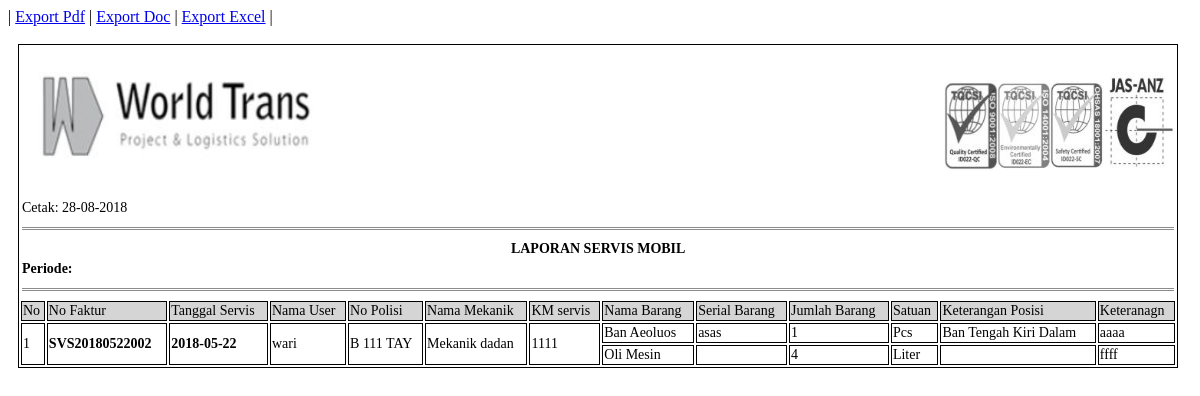
The page /pro_lap_servis.php?lap_svs_fak=SVS20180522002 on the database its author committed.
### tables this page shows
CREATE TABLE `tbl_servis` (
  `svs_id` varchar(20) NOT NULL,
  `usr_id` int(11) NOT NULL,
  `mbl_id` int(11) NOT NULL,
  `mk_id` int(11) NOT NULL,
  `svs_km` varchar(10) NOT NULL,
  `svs_tanggal` date NOT NULL
);

CREATE TABLE `tbl_user` (
  `usr_id` int(11) NOT NULL,
  `usr_status` varchar(5) NOT NULL,
  `usr_nama` varchar(20) NOT NULL,
  `usr_jk` varchar(10) NOT NULL,
  `usr_tempat_lahir` varchar(20) NOT NULL,
  `usr_tgl_lahir` date NOT NULL,
  `usr_alamat` varchar(50) NOT NULL,
  `usr_email` varchar(30) NOT NULL,
  `usr_tlp` varchar(13) NOT NULL,
  `usr_pass` varchar(6) NOT NULL
);

CREATE TABLE `tbl_mobil` (
  `mbl_id` int(11) NOT NULL,
  `spr_id` int(11) DEFAULT NULL,
  `mbl_nopol` varchar(15) NOT NULL,
  `mbl_km_showroom` int(11) NOT NULL,
  `mbl_km_awal` int(11) NOT NULL,
  `mbl_tanggal` date NOT NULL
);

CREATE TABLE `tbl_mekanik` (
  `mk_id` int(11) NOT NULL,
  `mk_nama` varchar(20) DEFAULT NULL,
  `mk_jk` varchar(10) DEFAULT NULL,
  `mk_tempat_lahir` varchar(20) DEFAULT NULL,
  `mk_tgl_lahir` date DEFAULT NULL,
  `mk_alamat` varchar(50) DEFAULT NULL,
  `mk_email` varchar(30) DEFAULT NULL,
  `mk_tlp` varchar(13) DEFAULT NULL
);

CREATE TABLE `tbl_barang` (
  `brg_id` int(11) NOT NULL,
  `ktg_id` int(11) NOT NULL,
  `brg_nama` varchar(25) NOT NULL,
  `brg_stok` int(11) NOT NULL
);

CREATE TABLE `tbl_satuan` (
  `stn_id` int(11) NOT NULL,
  `stn_nama` varchar(20) NOT NULL
);

CREATE TABLE `tbl_keterangan_posisi` (
  `ket_id` int(11) NOT NULL,
  `ket_nama` varchar(45) DEFAULT NULL
);

### pro_lap_servis.php (the view, shortened to what this page needs)
<!DOCTYPE html PUBLIC "-//W3C//DTD XHTML 1.0 Strict//EN" "http://www.w3.org/TR/xhtml1/DTD/xhtml1-strict.dtd">
<html xmlns="http://www.w3.org/1999/xhtml" xml:lang="en">
<head>
</head>
<body>
	<?php
		@$lap_svs_fak=$_GET['lap_svs_fak'];
		@$lap_tgl_awal_svs=$_GET['lap_tgl_awal_svs'];
		@$lap_tgl_akhir_svs=$_GET['lap_tgl_akhir_svs'];
		@$lap_svs_mbl_id=$_GET['lap_svs_mbl_id'];
		@$lap_svs_ktg=$_GET['lap_svs_ktg_id'];
		if($lap_svs_fak!=""){
			$query=mysql_query("SELECT tbl_servis.*,
								tbl_servis_detail.*,
								tbl_user.usr_id,tbl_user.usr_nama,
								tbl_barang.brg_id,tbl_barang.brg_nama,
								tbl_mekanik.mk_id, tbl_mekanik.mk_nama,
								tbl_keterangan_posisi.ket_id, tbl_keterangan_posisi.ket_nama,
								tbl_mobil.mbl_id, tbl_mobil.mbl_nopol,
								tbl_kategori.*,
								tbl_satuan.*,
								(SELECT COUNT(tbl_servis_detail.svs_id) FROM tbl_servis_detail WHERE tbl_servis_detail.svs_id=tbl_servis.svs_id) AS baris
								FROM tbl_servis_detail
								INNER JOIN  tbl_servis ON tbl_servis.svs_id=tbl_servis_detail.svs_id
								INNER JOIN tbl_user ON tbl_user.usr_id=tbl_servis.usr_id
								INNER JOIN tbl_barang ON tbl_barang.brg_id=tbl_servis_detail.brg_id
								INNER JOIN tbl_kategori ON tbl_kategori.ktg_id=tbl_barang.ktg_id
								INNER JOIN tbl_satuan ON tbl_satuan.stn_id=tbl_kategori.stn_id
								INNER JOIN tbl_mekanik ON tbl_mekanik.mk_id=tbl_servis.mk_id
								LEFT JOIN tbl_keterangan_posisi ON tbl_keterangan_posisi.ket_id=tbl_servis_detail.ket_id
								INNER JOIN tbl_mobil ON tbl_mobil.mbl_id=tbl_servis.mbl_id
								WHERE tbl_servis_detail.svs_id='$lap_svs_fak'
								ORDER BY tbl_servis.svs_tanggal ASC")or die(mysql_error());
		}else if($lap_svs_mbl_id!=""){
				$query=mysql_query("SELECT tbl_servis.*,
								tbl_servis_detail.*,
								tbl_user.usr_id,tbl_user.usr_nama,
								tbl_barang.brg_id,tbl_barang.brg_nama,
								tbl_mekanik.mk_id, tbl_mekanik.mk_nama,
								tbl_keterangan_posisi.ket_id, tbl_keterangan_posisi.ket_nama,
								tbl_mobil.mbl_id, tbl_mobil.mbl_nopol,
								tbl_kategori.*,
								tbl_satuan.*,
								(SELECT COUNT(tbl_servis_detail.svs_id) FROM tbl_servis_detail WHERE tbl_servis_detail.svs_id=tbl_servis.svs_id) AS baris
								FROM tbl_servis_detail
								INNER JOIN  tbl_servis ON tbl_servis.svs_id=tbl_servis_detail.svs_id
								INNER JOIN tbl_user ON tbl_user.usr_id=tbl_servis.usr_id
								INNER JOIN tbl_barang ON tbl_barang.brg_id=tbl_servis_detail.brg_id
								INNER JOIN tbl_kategori ON tbl_kategori.ktg_id=tbl_barang.ktg_id
								INNER JOIN tbl_satuan ON tbl_satuan.stn_id=tbl_kategori.stn_id
								INNER JOIN tbl_mekanik ON tbl_mekanik.mk_id=tbl_servis.mk_id
								LEFT JOIN tbl_keterangan_posisi ON tbl_keterangan_posisi.ket_id=tbl_servis_detail.ket_id
								INNER JOIN tbl_mobil ON tbl_mobil.mbl_id=tbl_servis.mbl_id
								WHERE tbl_servis.mbl_id='$lap_svs_mbl_id'
								ORDER BY tbl_servis.svs_tanggal ASC ")or die(mysql_error());
		}else if($lap_svs_ktg!=""){
			$query=mysql_query("SELECT tbl_servis.*,
								tbl_servis_detail.*,
								tbl_user.usr_id,tbl_user.usr_nama,
								tbl_barang.brg_id,tbl_barang.brg_nama,
								tbl_mekanik.mk_id, tbl_mekanik.mk_nama,
								tbl_keterangan_posisi.ket_id, tbl_keterangan_posisi.ket_nama,
								tbl_mobil.mbl_id, tbl_mobil.mbl_nopol,
								tbl_kategori.*,
								tbl_satuan.*,
								(SELECT COUNT(tbl_servis_detail.svs_id) FROM tbl_servis_detail WHERE tbl_servis_detail.svs_id=tbl_servis.svs_id AND tbl_servis_detail.svs_serial!='') AS baris
								FROM tbl_servis_detail
								INNER JOIN  tbl_servis ON tbl_servis.svs_id=tbl_servis_detail.svs_id
								INNER JOIN tbl_user ON tbl_user.usr_id=tbl_servis.usr_id
								INNER JOIN tbl_barang ON tbl_barang.brg_id=tbl_servis_detail.brg_id
								INNER JOIN tbl_kategori ON tbl_kategori.ktg_id=tbl_barang.ktg_id
								INNER JOIN tbl_satuan ON tbl_satuan.stn_id=tbl_kategori.stn_id
								INNER JOIN tbl_mekanik ON tbl_mekanik.mk_id=tbl_servis.mk_id
								LEFT JOIN tbl_keterangan_posisi ON tbl_keterangan_posisi.ket_id=tbl_servis_detail.ket_id
								INNER JOIN tbl_mobil ON tbl_mobil.mbl_id=tbl_servis.mbl_id
								WHERE tbl_kategori.ktg_id='$lap_svs_ktg'
								ORDER BY tbl_servis.svs_id ASC ")or die(mysql_error());
		}
	 ?>
	| <a href="pro_lap_servis_pdf.php?lap_svs_fak=<?php echo $lap_svs_fak; ?>&lap_tgl_awal_svs=<?php echo $lap_tgl_awal_svs; ?>&lap_tgl_akhir_svs=<?php echo $lap_tgl_akhir_svs; ?>&lap_svs_mbl_id=<?php echo $lap_svs_mbl_id; ?>&lap_svs_ktg_id=<?php echo $lap_svs_ktg; ?>">Export Pdf</a> |
	<a href="pro_lap_servis_doc.php?lap_svs_fak=<?php echo $lap_svs_fak; ?>&lap_tgl_awal_svs=<?php echo $lap_tgl_awal_svs; ?>&lap_tgl_akhir_svs=<?php echo $lap_tgl_akhir_svs; ?>&lap_svs_mbl_id=<?php echo $lap_svs_mbl_id; ?>&lap_svs_ktg_id=<?php echo $lap_svs_ktg; ?>">Export Doc</a> |
	<a href="pro_lap_servis_xls.php?lap_svs_fak=<?php echo $lap_svs_fak; ?>&lap_tgl_awal_svs=<?php echo $lap_tgl_awal_svs; ?>&lap_tgl_akhir_svs=<?php echo $lap_tgl_akhir_svs; ?>&lap_svs_mbl_id=<?php echo $lap_svs_mbl_id; ?>&lap_svs_ktg_id=<?php echo $lap_svs_ktg; ?>">Export Excel</a> |
	<br /><br />
	 <table width="98%" style="margin-left: 10px;font-size: 14px" class="colom">
		<tr>
			<td colspan="7"><p class="center"><img src="image/logo_wtp2.jpg" height="120px" width="320x" align="center" /></p></td>
			<td colspan="6"><p class="right"><img src="image/iso.jpg" height="100px" width="230px" align="center" /></p></td>
		</tr>
		<tr>
			<td colspan="13">Cetak: <?php echo date('d-m-Y'); ?></td>
		</tr>
		<tr>
			<td colspan="13"> <hr class="garis" /></td>
		</tr>
		<tr>
			<td colspan="13" style="text-align: center" ><b>LAPORAN SERVIS MOBIL</b></td>
		</tr>
		<tr>
			<td colspan="13"><b>Periode: <?php  if(!empty($lap_tgl_awal_svs) && !empty($lap_tgl_akhir_svs)){
				} ?></b></td>
		</tr>
		<tr>
			<td colspan="13"> <hr class="garis" /></td>
		</tr>
	 	<tr>
	 		<td class="center colom warna">No </td>
	 		<td class="center colom warna">No Faktur</td>
	 		<td class="center colom warna">Tanggal Servis</td>
	 		<td class="center colom warna">Nama User</td>
	 		<td class="center colom warna">No Polisi</td>
	 		<td class="center colom warna">Nama Mekanik</td>
	 		<td class="center colom warna">KM servis</td>
	 		<td class="center colom warna">Nama Barang</td>
	 		<td class="center colom warna">Serial Barang</td>
	 		<td class="center colom warna">Jumlah Barang</td>
	 		<td class="center colom warna">Satuan</td>
	 		<td class="center colom warna">Keterangan Posisi</td>
	 		<td class="center colom warna">Keteranagn</td>
	 	</tr>
	 	<?php
	 	$no=1;
	 	$jum=1;
	 	if (mysql_num_rows($query)>0) {
	 		while($array=mysql_fetch_array($query)){
	 			echo "<tr>";
		 				if($jum<=1){
		 					echo"<td class='center colom' rowspan='".$array['baris']."'>".$no." </td>";
		 					echo"<td class='center colom' rowspan='".$array['baris']."'><b>".$array['svs_id']."</b> </td>";
		 					echo"<td class='center colom' rowspan='".$array['baris']."'><b>".$array['svs_tanggal']."</b> </td>";
		 					echo"<td class='center colom' rowspan='".$array['baris']."'>".$array['usr_nama']." </td>";
		 					echo"<td class='center colom' rowspan='".$array['baris']."'>".$array['mbl_nopol']." </td>";
		 					echo"<td class='center colom' rowspan='".$array['baris']."'>Mekanik ".$array['mk_nama']." </td>";
		 					echo"<td class='center colom' rowspan='".$array['baris']."'>".$array['svs_km']." </td>";
		 					$jum=$array['baris'];
		 					$no++;
		 				}else{
		 					$jum=$jum-1;
		 				}
		?>
							<td class='center colom'><?php echo $array['brg_nama']; ?></td>
		 					<td class='center colom'><?php echo $array['svs_serial']; ?></td>
		 					<td class='center colom'><?php echo $array['svs_jumlah']; ?></td>
		 					<td class='center colom'><?php echo $array['stn_nama']; ?></td>
		 					<td class='center colom'><?php echo $array['ket_nama']; ?></td>
		 					<td class='center colom'><?php echo $array['svs_ket']; ?></td>
		<?php
	 			echo "</tr>";
	 		}
	}else{
	 		echo "<tr>";
	 		echo"<td class='center colom' colspan='12'> <b>Data Tidak Ditemukan</b></td>";
	 		echo "</tr>";
	 	}
		?>
	 </table>
</body>
</html>

### pro_lap_servis.php (style rules this page uses)
.colom { border: 1px solid black; }
.center { text-align: left; }
.right { text-align: right; }
.garis { border:0px; border-top: 3px double #8c8c8c; }
.warna { background-color:#D6D5D5; }

### rows shown on the page
tbl_servis: svs_id "SVS20180522002", svs_tanggal "2018-05-22", usr.usr_nama "wari", mbl.mbl_nopol "B 111 TAY", mk.mk_nama "dadan", svs_km "1111", tbl_barang.brg_nama "Ban Aeoluos", svs_serial "asas", svs_jumlah "1", tbl_satuan.stn_nama "Pcs", tbl_keterangan_posisi.ket_nama "Ban Tengah Kiri Dalam", svs_ket "aaaa", tbl_barang.brg_nama "Oli Mesin", svs_jumlah "4", tbl_satuan.stn_nama "Liter", svs_ket "ffff"
